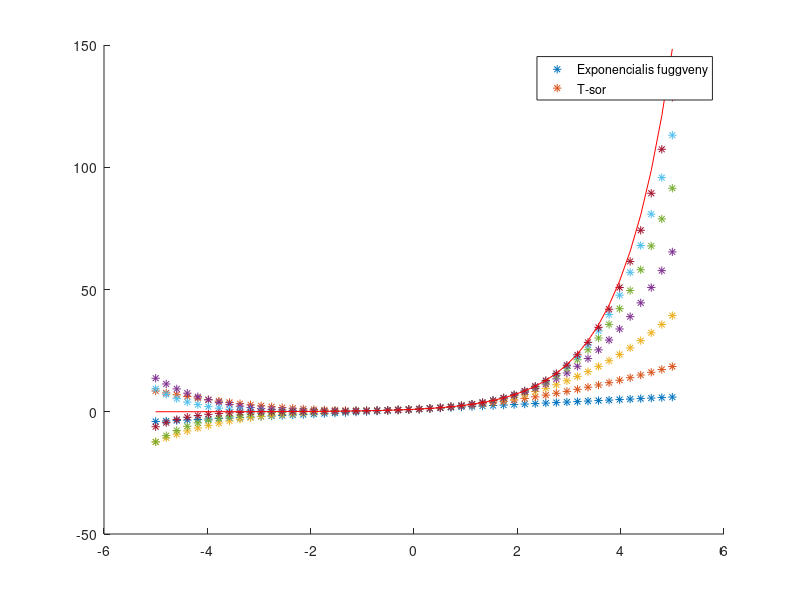

This chart was generated by the following MATLAB code:
x = linspace(-5,5,50);
k = 1;
y = 1;
figure;
for i= 1:7
  k = k*i;
  y = y +(x.^i)/k;
  hold on;
  plot(x,y,"*");
end
hold on;
plot(x,exp(x), "r")%,x,y,"b*");
legend("Exponencialis fuggveny","T-sor");